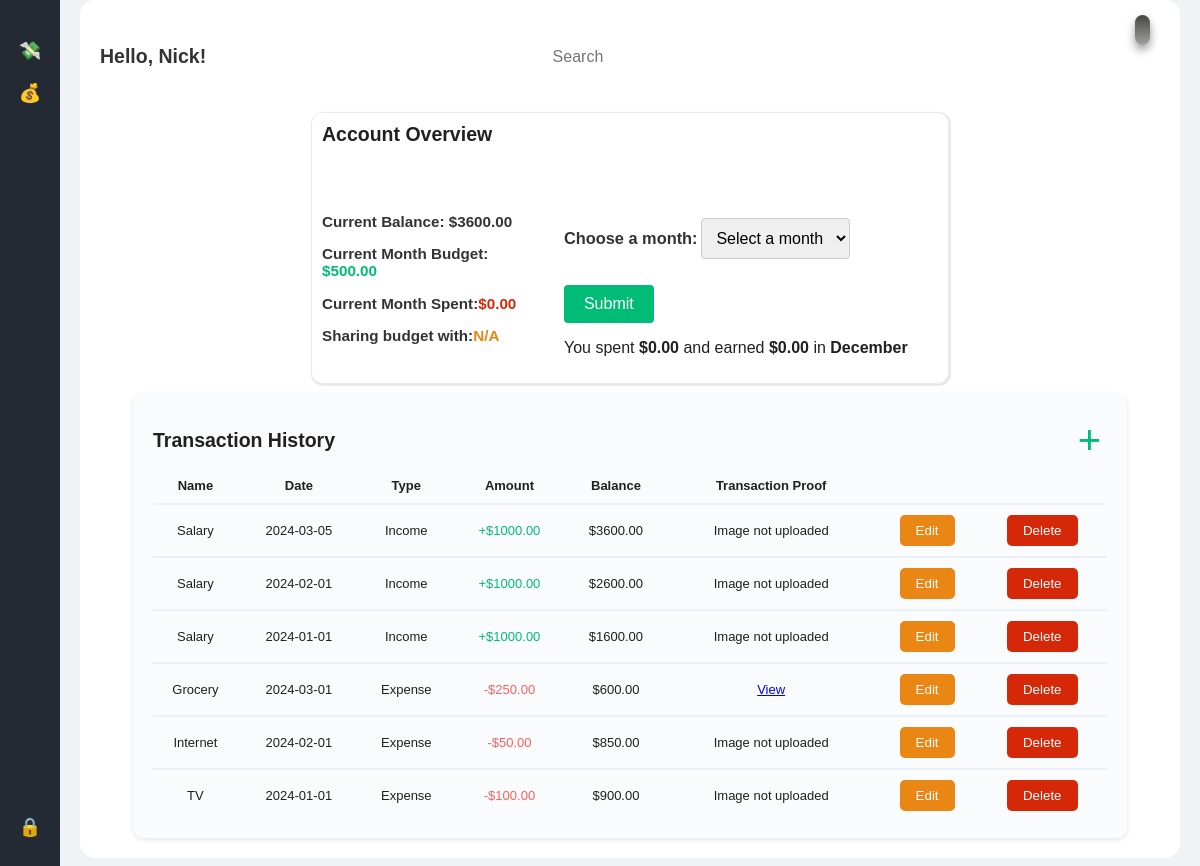
Screenshot of /expenses (signed in) with the database file from the repository.
### models.py (models this page shows, shortened)
class Customers(db.Model):
    cid = Column(Integer, primary_key=True)
    email = Column(String(255), nullable=False)
    first_name = Column(String(255), nullable=False)
    last_name = Column(String(255), nullable=False)
    password = Column(String(256), nullable=False)
    expenses = relationship("Expenses", back_populates="customer")
    shares_1 = relationship("Shares", foreign_keys="Shares.joint_id_1")
    shares_2 = relationship("Shares", foreign_keys="Shares.joint_id_2")
    balance = Column(Float, default=0)
    budget = Column(Float, default=0)
    joint = Column(String(255), default=None)
    spent = Column(Float, default=0)

class Expenses(db.Model):
    eid = Column(Integer, primary_key=True)
    name = Column(String(255), nullable=False)
    amount = Column(Integer, nullable=False)
    date = Column(String(255), nullable=False)
    transaction_category = Column(String(255), nullable=False, default='N/A')
    customer_id = Column(Integer, ForeignKey("customers.cid", ondelete="CASCADE"), nullable=False)
    receipt_image_path = Column(String(255), nullable=True)
    customer = relationship("Customers", back_populates="expenses")

### main.py (the view)
@app.route("/expenses", methods=['GET'])
def expense_homepage():
    if 'cid' not in session:
        return redirect(url_for('login'))
    cid = session['cid']
    customer = get_customer_by_cid(cid)
    balance = customer.balance
    budget = customer.budget
    search = request.args.get("search", None)
    month_str=request.args.get("month", None)
    print(month_str)
    if search:
        data = get_expense_data(cid, search)
    elif month_str:
        data = get_expenses_by_cid_and_month(cid, month_str)
    else:
        data = get_expense_data(cid,None)
    processed_data = process_expense_data(data, balance)
    bal_data = get_expenses_by_cid(cid)
    current_month = datetime.today().month
    current_month_str = convert_month(current_month)
    expenses_current_month = get_expenses_by_cid_and_month(cid, current_month_str)
    current_month_spent = update_current_month_spent_expense(cid, current_month_str)
    balance = balance_update(balance, bal_data)[0]
    update_spent(customer, current_month_spent)
    budget = customer.budget
    current_month_spent=get_current_month_spent(cid)
    update_spent(customer, current_month_spent)
    update_balance(cid,balance)
    month_spent = session.get('month_spent', 0)
    month_earned = session.get('month_earned', 0)
    month = session.get('month_int', 0)
    value = budget-current_month_spent
    return render_template("expense.html", value=value, transactions=processed_data, month_spent=month_spent, spent=current_month_spent, balance=balance, joint=customer.joint, budget=budget, search=search, month=month, month_earned=month_earned, customer=customer, current_month=current_month, current_month_str=current_month_str)

### main.py (called while the page is built)
def get_customer_by_cid(cid):
    return db.session.execute(db.select(Customers).where(Customers.cid == cid)).scalar() or None

def get_expenses_by_cid(cid):
    return db.session.execute(db.select(Expenses).filter(Expenses.customer_id == cid)) or None

def get_expenses_by_cid_and_month(cid, month_str):
    return db.session.execute(db.select(Expenses).filter(Expenses.customer_id == cid).filter(Expenses.date.like('%'+'-'+month_str+'-'+'%'))) or None

def get_expense_data(cid, search):
    if search is not None:
        return get_expenses_by_cid_and_search(cid, search)
    else:
        return get_expenses_by_cid(cid)

def balance_update(balance, bal_data):
    total_spent = 0
    for i in bal_data.scalars():
        if i.transaction_category == "expense":
            balance -= i.amount
            total_spent += i.amount
        elif i.transaction_category == "income":
            balance += i.amount
    return [balance, total_spent]

def update_spent(customer, spent):
    customer.spent = spent
    db.session.add(customer)
    db.session.commit()

def convert_month(month):
    if month % 10 == month:
        month_str = '0'+str(month)
    else:
        month_str = str(month)
    return month_str

def update_current_month_spent(cid, current_month_str):
    print(cid, current_month_str)
    x = get_expenses_by_cid_and_month(cid, current_month_str)
    current_month_spent = 0
    for i in x.scalars():
        if i.transaction_category == "expense":
            current_month_spent += i.amount
        else:
            current_month_spent -= i.amount
    return current_month_spent

def get_current_month_spent(cid):
    current_month = datetime.today().month
    current_month_str = convert_month(current_month)
    expenses_current_month = get_expenses_by_cid_and_month(
        cid, current_month_str)
    current_month_spent = update_current_month_spent(cid, current_month_str)
    return current_month_spent

def update_balance(cid,balance):
    bal_data = get_expenses_by_cid(cid)
    for i in bal_data.scalars():
        balance -= i.amount

def update_current_month_spent_expense(cid, current_month_str):
    x = get_expenses_by_cid_and_month(cid, current_month_str)
    current_month_spent = 0
    for i in x.scalars():
        if i.transaction_category == "expense":
            current_month_spent += i.amount
    return current_month_spent

### templates/expense.html (shortened to what this page needs)
{% extends "base.html" %}
{% block content %}
<link rel="stylesheet" href="../static/expense.css" />
<div class="main-content">
  <header class="top">
    <h1>Hello, {{ customer.first_name }}!</h1>
    <form action="{{ url_for('submit_form') }}" method="post">
      <input class="search-bar" type="search" placeholder="Search" name="search" />
    </form>
    <div>
    </div>
  </header>
  <div class="content">
    <section class="overview-section">
      <h2>Account Overview</h2>
      <div class="container">
        <div class="basic_info">
          <h3>Current Balance: ${{ '%.2f' % balance }}</h3>
          <h3>
            Current Month Budget: <span style="color: #00bc77">${{'%.2f' % budget }}</span>
          </h3>
          <h3>
            Current Month Spent:<span style="color: rgb(213, 40, 9)"
              >${{ '%.2f' % spent }}</span
            >
          </h3>
          <h3>
            Sharing budget with:<span style="color: rgb(233, 134, 20)"
              >{{ joint }}</span
            >
          </h3>
        </div>
        <div class="specific_info">
          {% set
          months=['January','Feburary','March','April','May','June','July','August','September','October','November','December']
          %}
          <form method="POST" action="{{ url_for('accept_month') }}">
            <h3 style="display: inline-block;"><label for="months">Choose a month:</h3>
            <select name="months" id="months">
              <option value="" disabled selected hidden >Select a month</option>
            </select>
            <input type="submit" value="Submit" />
          </form>
          <p>
            You spent <strong>${{ '%.2f' % month_spent }}</strong> and earned <strong> ${{ '%.2f' % month_earned }} </strong>in<strong>
              {{months[month-1]}}</strong
            >
          </p>
        </div>
      </div>
    </section>
    <section class="history-section">
      <div class="top">
        <h2>Transaction History</h2>
        <button class="add_button" title="Add Transaction" onclick="openModal()">+</button>
      </div>
      <div class="scrollable-history">
        <table class="table">
          <tr class="expense_items">
            <th>Name</th>
            <th>Date</th>
            <th>Type</th>
            <th>Amount</th>
            <th>Balance</th>
            <th>Transaction Proof</th>
            <th></th>
            <th></th>
          </tr>
        <tbody>
          {% for transaction in transactions %}
          <tr class="expense_items">
            <td>{{ transaction['name'] }}</td>
            <td>{{ transaction['date'] }}</td>
            <td>
              {% if transaction['transaction_category'] == 'income' %} Income
              {% else %} Expense {% endif %}
            </td>
            <td>
              {% if transaction['transaction_category'] == 'income' %}
                <span class="plus">+${{ '%.2f' % transaction['amount'] }}</span>
              {% else %}
                <span class="minus">-${{ '%.2f' % transaction['amount'] }}</span>
              {% endif %}
            </td>
            <td class="balanceremaining">
              {% if transaction['balance'] > 0 %} ${{ '%.2f' % transaction['balance'] }}
              {% else %} -${{ '%.2f' % transaction['balance'] }} {% endif %}
            </td>
            <td>
              {% if transaction['receipt_image_path'] %}
                  {% set receipt_image_filename = transaction['receipt_image_path'].replace('\\', '/').split('/')[-1] %}
                  <a href="{{ url_for('static', filename='receipt_images/' + receipt_image_filename) }}" target="_blank" class="btn btn-primary">View</a>
              {% else %}
                  Image not uploaded
              {% endif %}
            </td>
            <td>
              <form>
                <button type="button" class="edit_button" onclick="openEditModal('{{ transaction['id'] }}')">Edit</button>
              </form>
            </td>
            <td>
              <form method="POST" action="{{ url_for('expense_delete', id=transaction['id']) }}">
                <button type="submit" class="delete_button">Delete</button>
              </form>
            </td>
          </tr>
          {% endfor %}
        </table>
      </div>
    </section>
  </div>
</div>
{% endblock %}

### templates/base.html (shortened to what this page needs)
<!DOCTYPE html>
<html lang="en">
  <head>
    <link rel="stylesheet" href="../static/base.css" />
  </head>
  <body class="">
    <div class="dashboard">
      <aside class="sidebar">
        <nav>
          <ul>
            <li><a href="{{ url_for('expense_homepage') }}" title="Expense">💸</a></li>
            <li><a href="{{ url_for('set') }}" title="Update Finances">💰</a></li>
          </ul>
          <ul class="bottom-icons">
            <li><a href="{{ url_for('logout') }}" title="Logout">🔒</a></li>
          </ul>
        </nav>
      </aside>
  {% block content %}{% endblock %}
  </body>
</html>

### static/base.css (style rules this page uses)
body { font-family: 'Arial', sans-serif; margin: 0; padding: 0; background-color: #f0f2f5; }
.dashboard { display: flex; height: 100vh; overflow: hidden; }
.sidebar { width: 60px; background-color: #232a34; display: flex; flex-direction: column; align-items: center; padding: 20px 0; position: relative; }
.sidebar nav ul { list-style-type: none; padding: 0; margin: 0; }
.sidebar nav ul li { margin: 20px 0; }
.sidebar nav ul li a { text-decoration: none; color: #fff; font-size: 18px; display: flex; justify-content: center; }
.main-content { flex: 1; padding: 20px; background-color: #fff; border-radius: 15px; margin: 20px; }
header { display: flex; justify-content: space-between; align-items: center; margin-bottom: 20px; }
header h1 { font-size: 1.5em; color: #333; }
header input[type="search"] { border: none; padding: 10px; border-radius: 5px; }
.bottom-icons { position: absolute; bottom: 20px; left: 0; width: 100%; text-align: center; }

### static/expense.css (style rules this page uses)
:root { --light-bg-color: rgb(216, 197, 197); --dark-bg-color: rgb(37, 33, 33); --light-text-color: rgb(34, 31, 31); --dark-text-color: rgb(230, 217, 217); }
body { color: var(--light-text-color); font-family: 'Arial', sans-serif; margin: 0; padding: 0; }
header h1 { margin: 0; padding: 0; }
.main-content { align-items: center; justify-content: center; font-size: small; margin-top: 0%; font-size: small; overflow-y: scroll; }
.top { display: flex; justify-content: space-between; align-items: center; }
.container { width: 100%; display: flex; align-items: flex-start; justify-content: space-evenly; }
.content { display: flex; flex-direction: column; align-items: center; justify-content: center; font-size: small; width: 100%; }
.overview-section { font-size: small; height: 30%; width: 60%; background-color: white; border-radius: 10px; box-shadow: 1px 1px 1px 2px rgba(36, 35, 35, 0.1); margin-top: 0px; }
.overview-section h2 { margin: 10px; }
.history-section { margin-top: 10px; width: 90%; border-radius: 10px; box-shadow: 0 2px 5px rgba(0, 0, 0, 0.1); }
label, label:after { transition: 0s }
header { display: flex; justify-content: flex-end; }
p { font-size:medium; }
.search-bar { width: 100%; padding: 10px; margin: 10px 10px 10px 10px; border-radius: 10px; border: 1px solid black; font-size: 16px; }
.scrollable-history { overflow-y: scroll; height: 350px; width: 100%; }
.delete_button, .edit_button { color: white; border: none; padding: 8px 16px; border-radius: 5px; cursor: pointer; background-color:#d52809; }
.edit_button { background-color:#e98614; }
.basic_info, .specific_info { padding: 10px; box-sizing: border-box; }
.basic_info { margin-top: 0%; }
.specific_info { margin-top: 15px; font-size: 14px; }
body { font-family: Arial, sans-serif; }
h3 { color: #333; }
label { display: block; margin-bottom: 10px; }
select { padding: 10px; font-size: 16px; border: 1px solid #ccc; border-radius: 4px; }
input[type="submit"] { margin-top: 10px; padding: 10px 20px; font-size: 16px; background-color: #00bc77; color: white; border: none; border-radius: 4px; cursor: pointer; }
.chart-section, .history-section { grid-column: span 2; background-color: #f9fbfc; padding: 20px; border-radius: 10px; }
.minus { color: #ff5e5e; }
.plus { color: #00bc77; }
.table { width: 100%; border-collapse: collapse; text-align: center; padding: 10px 0; }
.table th { padding: 10px 0; border-bottom: 2px solid #ebf0f7; }
.table td { padding: 10px 0; border-bottom: 2px solid #ebf0f7; }
.add_button { font-size: 40px; color: #00bc77; border: none; cursor: pointer; background-color: #f9fbfc; }

### rows the page displays
Customers: first_name "Nick", budget "500.00", joint "N/A"
Expenses: transaction_category "Income", amount "1000.00", balance "3600.00", shows "Image not uploaded"
Expenses: transaction_category "Income", amount "1000.00", balance "2600.00", shows "Image not uploaded"
Expenses: transaction_category "Income", amount "1000.00", balance "1600.00", shows "Image not uploaded"
Expenses: transaction_category "Expense", amount "250.00", balance "600.00"
Expenses: transaction_category "Expense", amount "50.00", balance "850.00", shows "Image not uploaded"

### other values shown
{{ '%.2f' % balance }} "3600.00"
{{ '%.2f' % spent }} "0.00"
{{ '%.2f' % month_spent }} "0.00"
{{ '%.2f' % month_earned }} "0.00"
{{ months[month-1] }} "December"
{{ '%.2f' % transaction['amount'] }} "100.00"
{{ '%.2f' % transaction['balance'] }} "900.00"
